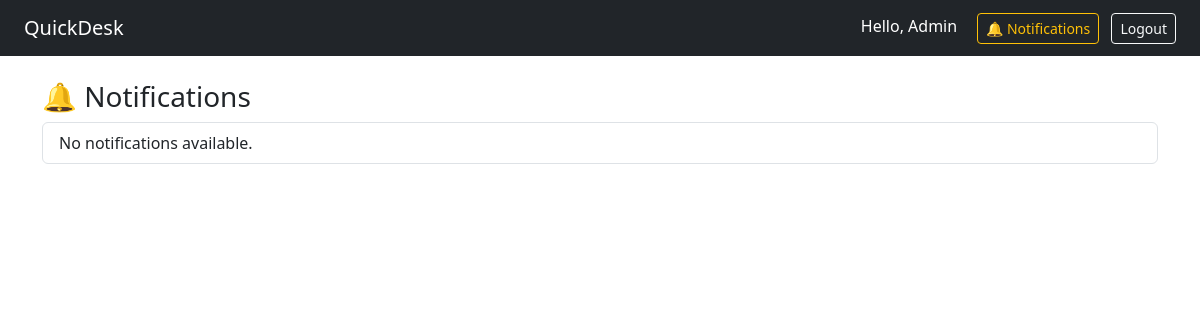
The app's page /notifications (signed in), older data.
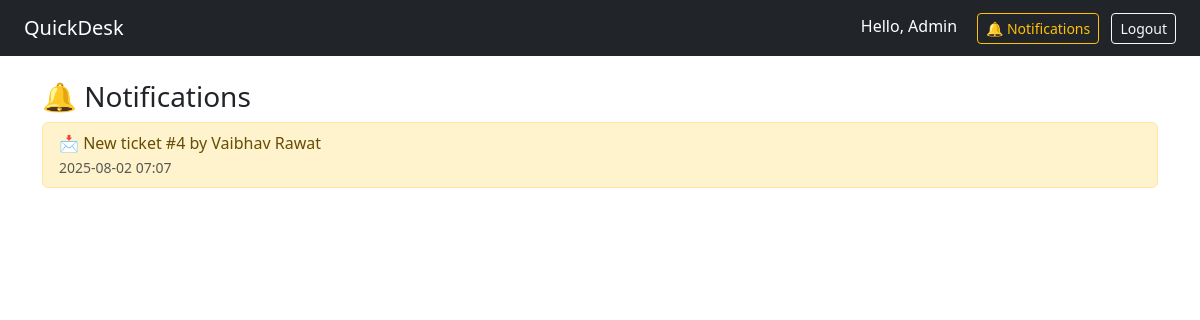
The same page, newer data.
### app.py (models this page shows, shortened)
class User(db.Model, UserMixin):
    id = db.Column(db.Integer, primary_key=True)
    email = db.Column(db.String(150), unique=True, nullable=False)
    name = db.Column(db.String(150), nullable=False)
    password_hash = db.Column(db.String(200), nullable=False)
    role = db.Column(db.String(50), default='user')
    is_active = db.Column(db.Boolean, default=True)
    notifications = db.relationship('Notification', backref='user', lazy='dynamic')
    tickets = db.relationship('Ticket', backref='owner', lazy=True)
    replies = db.relationship('TicketReply', backref='author', lazy=True)

class Notification(db.Model):
    id = db.Column(db.Integer, primary_key=True)
    user_id = db.Column(db.Integer, db.ForeignKey('user.id'))  # Who receives the notification
    message = db.Column(db.String(255))
    is_read = db.Column(db.Boolean, default=False)
    created_at = db.Column(db.DateTime, default=datetime.utcnow)

### app.py (the view)
@app.route('/notifications')
@login_required
def notifications():
    notifs = Notification.query.filter_by(user_id=current_user.id).order_by(Notification.created_at.desc()).all()
    return render_template('notifications.html', notifications=notifs)

### app.py (called while the page is built)
@login_manager.user_loader
def load_user(user_id):
    return User.query.get(int(user_id))

### templates/notifications.html
{% extends 'base.html' %}
{% block content %}
<h3>🔔 Notifications</h3>
<ul class="list-group">
  {% for notif in notifications %}
  <li class="list-group-item d-flex justify-content-between align-items-start {% if not notif.is_read %}list-group-item-warning{% endif %}">
    <div>
      {{ notif.message }}<br>
      <small class="text-muted">{{ notif.created_at.strftime('%Y-%m-%d %H:%M') }}</small>
    </div>
  </li>
  {% else %}
  <li class="list-group-item">No notifications available.</li>
  {% endfor %}
</ul>
{% endblock %}

### templates/base.html (shortened to what this page needs)
<!DOCTYPE html>
<html lang="en">
<head>
  <link href="https://cdn.jsdelivr.net/npm/bootstrap@5.3.0/dist/css/bootstrap.min.css" rel="stylesheet">
</head>
<body>
  <nav class="navbar navbar-expand-lg navbar-dark bg-dark px-4">
    <a class="navbar-brand" href="{{ url_for('dashboard') }}">QuickDesk</a>
    <div class="ms-auto">
      {% if current_user.is_authenticated %}
  <span class="text-white me-3">Hello, {{ current_user.name }}</span>
  <a class="btn btn-outline-warning btn-sm me-2" href="{{ url_for('notifications') }}">🔔 Notifications</a>
  <a class="btn btn-outline-light btn-sm" href="{{ url_for('logout') }}">Logout</a>
{% else %}
  <a class="btn btn-outline-light btn-sm" href="{{ url_for('login') }}">Login</a>
{% endif %}
    </div>
  </nav>
  <div class="container mt-4">
    {% block content %}{% endblock %}
  </div>
</body>
</html>

Row changes from the older to the newer data that the page shows:
added Notification: message "📩 New ticket #4 by Vaibhav Rawat", created_at "2025-08-02 07:07"
Text that changed along with them:
text no longer shown: "No notifications available."
